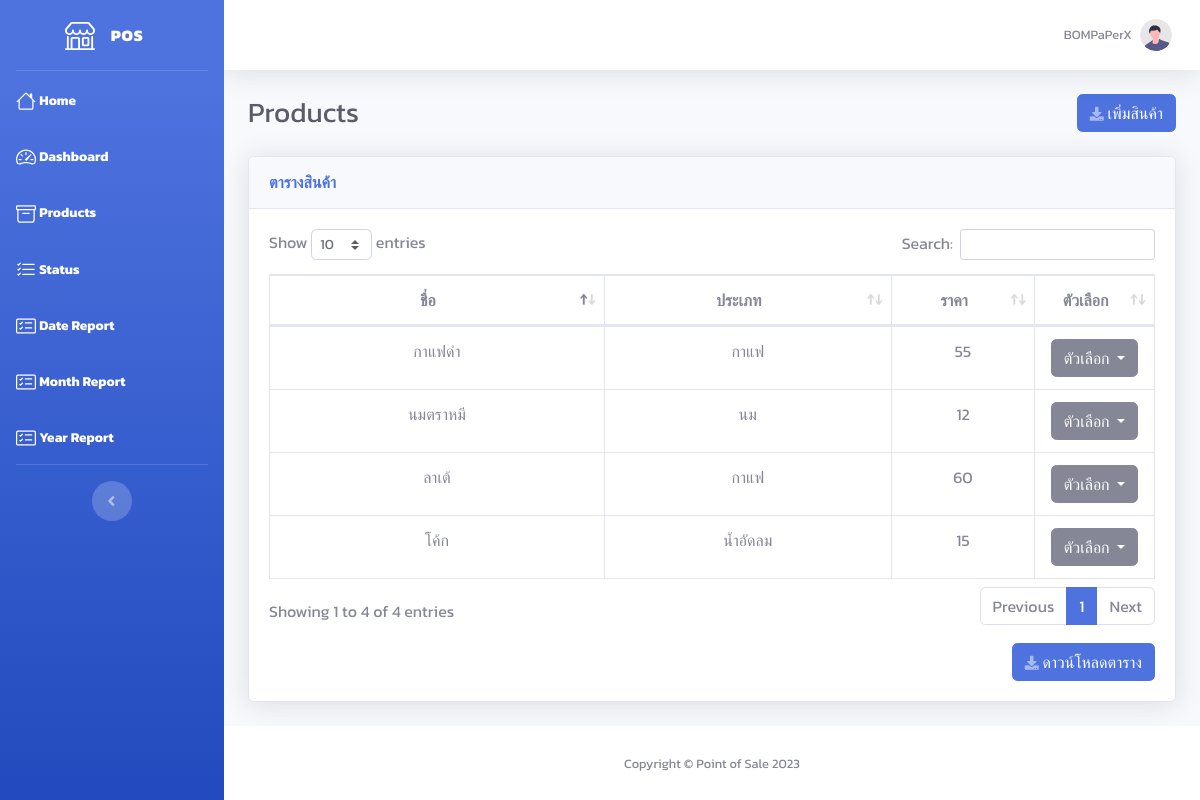
/product.php (signed in), run on an earlier commit of the app's database.
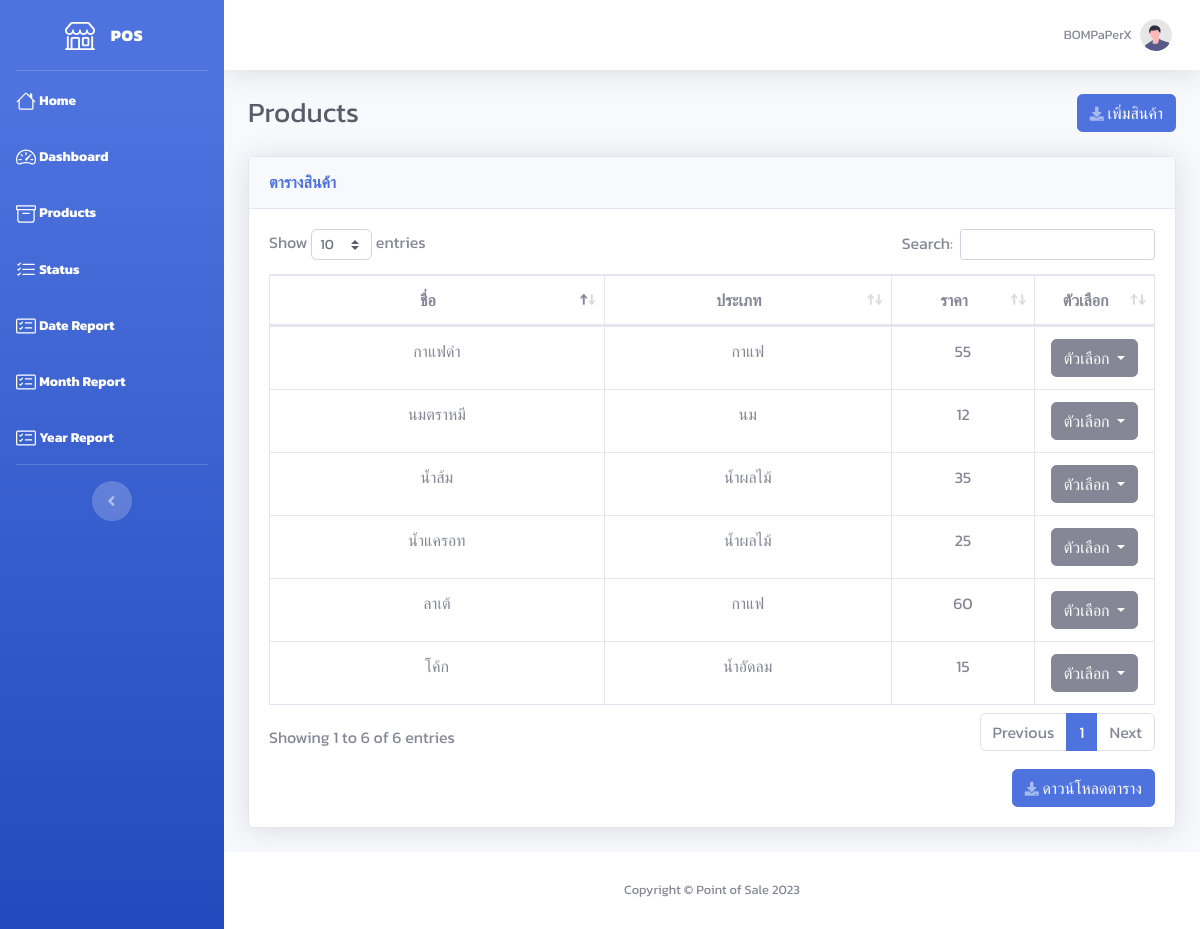
And on a later commit of the database.
### tables this page shows
CREATE TABLE `product` (
  `product_id` int(10) NOT NULL,
  `type_id` int(10) NOT NULL,
  `user_id` int(10) NOT NULL,
  `name` varchar(255) NOT NULL,
  `description` text NOT NULL,
  `price` int(10) NOT NULL,
  `discount` int(10) NOT NULL,
  `img_path` text NOT NULL
);

CREATE TABLE `type` (
  `type_id` int(10) NOT NULL,
  `type` varchar(255) NOT NULL
);

### product.php (the view, shortened to what this page needs)
<!DOCTYPE html>
<html lang="en">
<?php
require 'include/connect.php';
include 'include/header.php';
$user_id = $_SESSION['user_id'];
$product_data = $connect->prepare("SELECT * FROM product INNER JOIN type ON product.type_id = type.type_id WHERE user_id = '$user_id'");
$product_data->execute();
$row_product = $product_data->fetchAll(PDO::FETCH_ASSOC);
?>
<body id="page-top">
    <div id="wrapper">
        <?php include 'include/sidebar.php'; ?>
        <div id="content-wrapper" class="d-flex flex-column">
            <div id="content">
                <?php include 'include/topbar.php'; ?>
                <div class="container-fluid">
                    <div class="d-sm-flex align-items-center justify-content-between mb-4">
                        <h1 class="h3 mb-0 text-gray-800">Products</h1>
                        <button type="button" class="btn btn-primary" data-toggle="modal" data-target="#insert_product">
                            <i class="fas fa-download fa-sm text-white-50"></i> เพิ่มสินค้า
                        </button>
                    </div>
                    <div class="card shadow mb-4">
                        <div class="card-header py-3">
                            <h6 class="m-0 font-weight-bold text-primary">ตารางสินค้า</h6>
                        </div>
                        <div class="card-body">
                            <div class="table-responsive">
                                <table class="table table-bordered" id="dataTable" width="100%" cellspacing="0">
                                    <thead>
                                        <tr>
                                            <th width="35%" class="text-center">ชื่อ</th>
                                            <th width="30%" class="text-center">ประเภท</th>
                                            <th width="15%" class="text-center">ราคา</th>
                                            <th width="10%" class="text-center">ตัวเลือก</th>
                                        </tr>
                                    </thead>
                                    <tbody>
                                        <?php
                                        foreach ($row_product as $row) {
                                        ?>
                                            <tr>
                                                <td class="text-center"><?= $row['name'] ?></td>
                                                <td class="text-center"><?= $row['type'] ?></td>
                                                <td class="text-center"><?= $row['price'] - $row['discount'] ?></td>
                                                <td class="text-center">
                                                    <div class="dropdown">
                                                        <button class="btn btn-secondary dropdown-toggle" type="button" data-toggle="dropdown" aria-expanded="false">
                                                            ตัวเลือก
                                                        </button>
                                                    </div>
                                                </td>
                                            </tr>
                                        <?php } ?>
                                    </tbody>
                                </table>
                            </div>
                            <button id="download_link" onClick="javascript:ExcelReport();" class="btn btn-primary float-right mt-3">
                                <i class="fas fa-download fa-sm text-white-50"></i> ดาวน์โหลดตาราง
                            </button>
                        </div>
                    </div>
                </div>
            </div>
            <?php include 'include/footer.php'; ?>
        </div>
    </div>
</body>
</html>

What changed in the data, as far as the page shows it:
added product: name "น้ำส้ม", type.type "น้ำผลไม้", $row['price']-$row['discount'] "35"
added product: name "น้ำแครอท", type.type "น้ำผลไม้", $row['price'] - $row['discount'] "25"
Also different on the page:
text written by a page script: "Show entries Search: Showing 1 to 4 of 4 entries Previous 1 Next" → "Show entries Search: Showing 1 to 6 of 6 entries Previous 1 Next"
